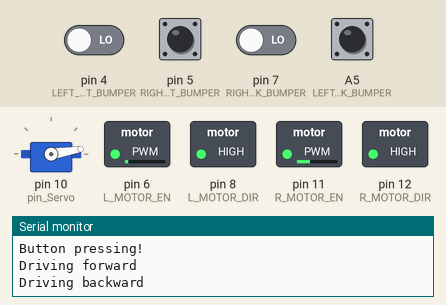
The sketch below on a simulated Arduino Uno, built with avr-gcc and run on an emulated ATmega328P. Parts: servo, switched loads named in the sketch (green lamp = pin HIGH), the last lines printed to the serial monitor. Dashed ring = blinking. The inputs (shaded band) are chosen by the test bench; at power-on: A5 (LEFT_BACK_BUMPER), pin 4 (LEFT_FRONT_BUMPER), pin 5 (RIGHT_FRONT_BUMPER), pin 7 (RIGHT_BACK_BUMPER) LOW.

Above: at 1.2 s.
1.3 s: pin 4 (LEFT_FRONT_BUMPER) driven HIGH and pin 7 (RIGHT_BACK_BUMPER) driven HIGH
At 1.58 s:
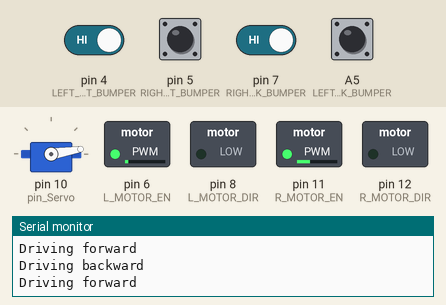
At 5.2 s:
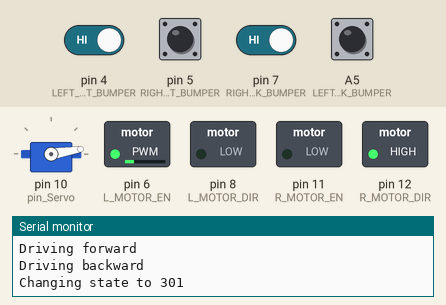
5.5 s: pin 4 (LEFT_FRONT_BUMPER) driven LOW
At 6.9 s:
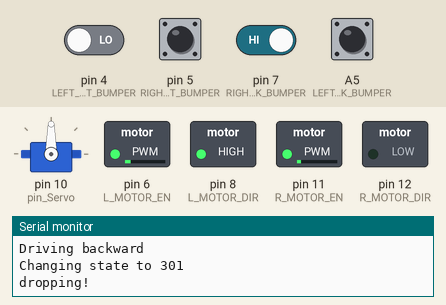
Timing chart, 0 to 9.5 s (numbered marks = the images above; inputs shaded):
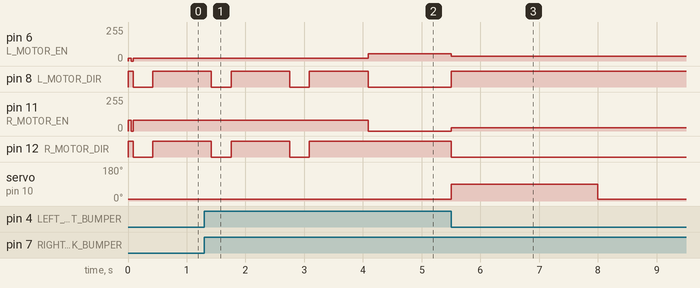

The sketch:

Button_Push_Dump_Integration.ino
```cpp
/**************************************************************
  File:      Button_Push_Dump_Integration.pde
  Contents:  Integrates the button pushing sequence and the backup/dump sequence.
            This program moves the bot into the exchange a set number of times,
             then back from the server to the large exchange and drops the chips
             if both bumpers sense walls.

             Initial condition: Back of the bot is facing the server button. Bot is on the
             tape line and reasonably straight. (assumption: this code will pick up after
             the initial beacon location gets the bot to the tape, and then the focused beacon
             sensor circuit stops the bot close to straight-on the server)

  Notes:    Target: Arduino UNO R1 & R2
            Arduino IDE version: 0022

  History:
  when      who  what/why
  ----      ---  -------------------------------------------
  03/6/14  HMK  program created

  /*---------------- Includes ---------------------------------*/
#include <Timers.h>
#include <Servo.h>

/*---------------- Module Defines ---------------------------*/

// DEFINE STATES
#define MOVING_TOWARDS_TAPE      3   // from Lucas' "Starting_Orientation_Test" code
#define FINDING_SERVER           101  // using "100" to avoid state overlap with other codes.
#define PRESSING_SEQUENCE        102
#define PREPARING_BUT_PRESS      103
#define ADJUSTING                104
#define COUNTING_BUTTONS         105
#define MOVING_TOWARDS_EXCHANGE  301 // servo dumping code
#define DUMPING                  302

// DEFINE TERMS
#define BUMPERHIT                0
#define BUMPEROPEN               1
#define SPEED_SCALER             1 // map 0-255 PWM settings to 0-10 speed settings
//#define TRAVELING_SPEED_LEFT     9
//#define TRAVELING_SPEED_RIGHT    7
#define NOMINAL_TRAVELING_SPEED       200    // Left is speed + 1, right is speed - 1

#define DUMP_ANGLE               90
#define RESET_RAMP               9
#define DUMP_TIME                2500

#define BEACON_INTERRUPT_NUMBER  1 //number, not pin
#define TAPE_INTERRUPT_NUMBER    0 //number, not pin

// DEFINE TIMERS
#define NO_SIGNAL_TIMER              0      //Lucas' timers, to avoid duplicates
#define SEARCHING_FOR_EXCHANGE_TIMER 1
#define MOVING_TOWARDS_TAPE_TIMER    2
#define BUTTON_PRESS_MILLIS    333
#define BUTTON_PRESS_WAIT_MILLIS 1000  // time of delay that bot is waiting at pushed button before leaving
#define BEACON_INTERRUPT_NUMBER  1
#define TAPE_INTERRUPT_NUMBER    0


// DEFINE PINS
#define TAPE_INPUT_PIN           2
#define BEACON_INPUT_PIN         3
#define LEFT_FRONT_BUMPER        4
#define RIGHT_FRONT_BUMPER       5
#define LEFT_BACK_BUMPER         A5 // CHANGED FROM 6
#define RIGHT_BACK_BUMPER        7
#define L_MOTOR_DIR              8
#define L_MOTOR_EN               6 // CHANGED FROM 9 because servo library takes over 9 and 10
#define R_MOTOR_DIR              12   //moved this from 10 to 12 in order to give the pin_Servo 9 or 10
#define R_MOTOR_EN               11
#define pin_Servo	         10

 //available pins: 13, A0-4 (note: pins 9, 0 and 1 should remain unused)

int LFB = BUMPEROPEN;  // set initial bumper reading to open
int RFB = BUMPEROPEN;
int LBB = BUMPEROPEN;
int RBB = BUMPEROPEN;

int coinMax = 3; // total number of button presses needed to get desired coins (2 coins = 3 presses)
                // using "<=" this number for count threshold, so should avoid an off-by-one error

int state = FINDING_SERVER;
int ExchangeButtonCounter = 0;
int dumped = 0;

unsigned char TestTimerExpired(void);
void DropCoins(void);

/*---------------- Module Function Prototypes ---------------*/

void rise_detected();
Servo myservo;

/*---------------- Arduino Main Functions -------------------*/
void setup() {
  Serial.begin(9600);
  Serial.println("The MotorForwardButtonTest program has started!");
  pinMode(L_MOTOR_DIR, OUTPUT);
  pinMode(R_MOTOR_DIR, OUTPUT);
  pinMode(L_MOTOR_EN, OUTPUT);
  pinMode(R_MOTOR_EN, OUTPUT);
  pinMode(pin_Servo, OUTPUT);
  pinMode(LEFT_FRONT_BUMPER, INPUT);
  pinMode(RIGHT_FRONT_BUMPER, INPUT);
  pinMode(LEFT_BACK_BUMPER, INPUT);
  pinMode(RIGHT_BACK_BUMPER, INPUT);
  pinMode(TAPE_INPUT_PIN, INPUT);
  pinMode(BEACON_INPUT_PIN, INPUT);

  myservo.attach(10);
  myservo.write(9);

}

void loop() {
  switch(state) {
    case(MOVING_TOWARDS_TAPE):
//    INSERT LUCAS CODE
      ChangeState(FINDING_SERVER);
      break;
  case(FINDING_SERVER):
//    INSERT LUCAS CODE
      DriveBackwardCorrected(NOMINAL_TRAVELING_SPEED);
      ChangeState(ADJUSTING);
      break;
  case(ADJUSTING):
      CheckBumpers();
     if(LBB != RBB){ // if bumpers are not the same, then only one side hit wall
      if((LBB == BUMPEROPEN) && (RBB == BUMPERHIT)) {  // right back hit, left back not, need to twist left towards wall
      LeftMtrSpeed(-1 * NOMINAL_TRAVELING_SPEED);
      RightMtrSpeed(0);
      }
      else {  // left back hit, right back not, need to twist right towards wall
      RightMtrSpeed(-1 * NOMINAL_TRAVELING_SPEED);
      LeftMtrSpeed(0);
      }
     }
     if((LBB == BUMPERHIT) && (RBB == BUMPERHIT)) {
      Serial.println("PRESSING_SEQUENCE");
      ChangeState(PRESSING_SEQUENCE);
     }
      break;
  case(PRESSING_SEQUENCE) :
     ButtonPressingSequence();
     ChangeState(MOVING_TOWARDS_EXCHANGE);
      break;
  case(MOVING_TOWARDS_EXCHANGE) :
    CheckBumpers();
    if ((LFB == BUMPERHIT) && (RFB == BUMPERHIT) && (dumped == 0)) {     //both rear bumpers depressed, stop motors
      dumped = 1;
      DriveForwardCorrected(0);
      DropCoins();
      Serial.println("both bumpers pressed, dumped is ");
      Serial.println(dumped);
      ChangeState(DUMPING);
    }
    else if ((LFB == BUMPERHIT) && (dumped == 0)) {           //left rear bumper depressed, run only right motor
       LeftMtrSpeed(0);
       RightMtrSpeed(NOMINAL_TRAVELING_SPEED);
    }
    else if ((RFB == BUMPERHIT) && (dumped == 0)) {           //right rear bumper depressed, run only left motor
       RightMtrSpeed(0);
       LeftMtrSpeed(NOMINAL_TRAVELING_SPEED);
    }
    break;

  }
}

/*---------------- Module Functions -------------------------*/

void DropCoins(void) {
   Serial.println("dropping!");
   myservo.write(90);
   delay(2500);
   myservo.write(9);
}

void ChangeState(int newState){
  Serial.print("Changing state to ");
  Serial.println(newState);
  state = newState;
  SetMotors(newState);
}


/******************************************************************************
  Function:    ButtonPressingSequence
  Contents:    Runs button pressing sequence
  Parameters:  PRESSING_BUTTON
  Returns:     Nothing
  Notes:
******************************************************************************/
void ButtonPressingSequence(){
   Serial.println("Button pressing!");
   ExchangeButtonCounter = 1; //button has already been pushed once
   while (ExchangeButtonCounter <= coinMax){
      Serial.println("Driving forward");
      DriveForwardCorrected(NOMINAL_TRAVELING_SPEED);  // drive forward, away from server
      delay(BUTTON_PRESS_MILLIS);
      Serial.println("Driving backward");
      DriveForwardCorrected(0);
      DriveBackwardCorrected(NOMINAL_TRAVELING_SPEED);
      delay(BUTTON_PRESS_WAIT_MILLIS); // drive into button for twice the time spend driving away, to ensure you make contact
     if(LBB == BUMPERHIT || RBB == BUMPERHIT){
       ExchangeButtonCounter = ExchangeButtonCounter + 1;
     }
  }
}

/******************************************************************************
  Function:    CheckBumpers
  Contents:    Checks all four bumpers, sets a variable with each
  Parameters:  state
  Returns:     Nothing
  Notes:
******************************************************************************/
void CheckBumpers(){
  LFB = digitalRead(LEFT_FRONT_BUMPER);
  RFB = digitalRead(RIGHT_FRONT_BUMPER);
  LBB = digitalRead(LEFT_BACK_BUMPER);
  //Serial.println(LBB);
  RBB = digitalRead(RIGHT_BACK_BUMPER);
  //Serial.println(RBB);
}

/******************************************************************************
  Function:    SetMotors
  Contents:    Sets the motors to the correct speed/direction for the given state
  Parameters:  state
  Returns:     Nothing
  Notes:
******************************************************************************/
void SetMotors(int newState){
   switch(newState) {
     case(MOVING_TOWARDS_TAPE) :
       DriveBackwardCorrected(NOMINAL_TRAVELING_SPEED);
       break;
    case(FINDING_SERVER):
      DriveBackwardCorrected(NOMINAL_TRAVELING_SPEED);
      break;
    case(PRESSING_SEQUENCE):
      Stop();
      break;
    case(MOVING_TOWARDS_EXCHANGE):
      DriveForwardCorrected(NOMINAL_TRAVELING_SPEED);
      break;
   }
}

/******************************************************************************
  Function:    Drive
  Contents:    Defines the functions for left and right motor, and forward, backwards, stop
  Parameters:  state
  Returns:     Nothing
  Notes:
******************************************************************************/
void DriveBackwardCorrected(char newSpeed){  // Ideal speed in testing was Right Motor 9, left motor 7
	LeftMtrSpeed(-1 * (newSpeed + 35)); // 235, a little faster that "9"
	RightMtrSpeed(-1 * (newSpeed - 25)); // 175 = 7
}
void DriveForwardCorrected(char newSpeed){
	LeftMtrSpeed((newSpeed + 35));
	RightMtrSpeed((newSpeed - 25));
}
void Stop() {
  LeftMtrSpeed(0);
  RightMtrSpeed(0);
}

void LeftMtrSpeed(char newSpeed) {
  if (newSpeed < 0) {
    digitalWrite(L_MOTOR_DIR,LOW); // set the direction to reverse
  } else {
    digitalWrite(L_MOTOR_DIR,HIGH); // set the direction to forward
  }
  analogWrite(L_MOTOR_EN,SPEED_SCALER*abs(newSpeed));
}

void RightMtrSpeed(char newSpeed){
  if (newSpeed < 0) {
    digitalWrite(R_MOTOR_DIR,LOW); // set the direction to reverse
  } else {
    digitalWrite(R_MOTOR_DIR,HIGH); // set the direction to forward
  }
  analogWrite(R_MOTOR_EN,SPEED_SCALER*abs(newSpeed));
}
```

Measured:
- after the input at 1.3 s, pin 6 (L_MOTOR_EN): 21/255 → 56/255 after 2.8 s; pin 11 (R_MOTOR_EN): 81/255 → 0/255 after 2.8 s; servo on pin 10 (pin_Servo): stays 9° (without the input it goes to 90° after 2.8 s)
- after the input at 5.5 s, pin 6 (L_MOTOR_EN): 56/255 → 35/255 at once; pin 8 (L_MOTOR_DIR): LOW → HIGH at once; pin 11 (R_MOTOR_EN): 0/255 → 25/255 at once; pin 12 (R_MOTOR_DIR): HIGH → LOW at once; servo on pin 10 (pin_Servo): 9° → 90° at once, → 9° 2.5 s later
- by itself, pin 8 (L_MOTOR_DIR): alternates HIGH for 1.0 s and LOW for 0.33 s
- by itself, pin 12 (R_MOTOR_DIR): alternates HIGH for 1.0 s and LOW for 0.33 s, 4 changes in all, then stays HIGH
